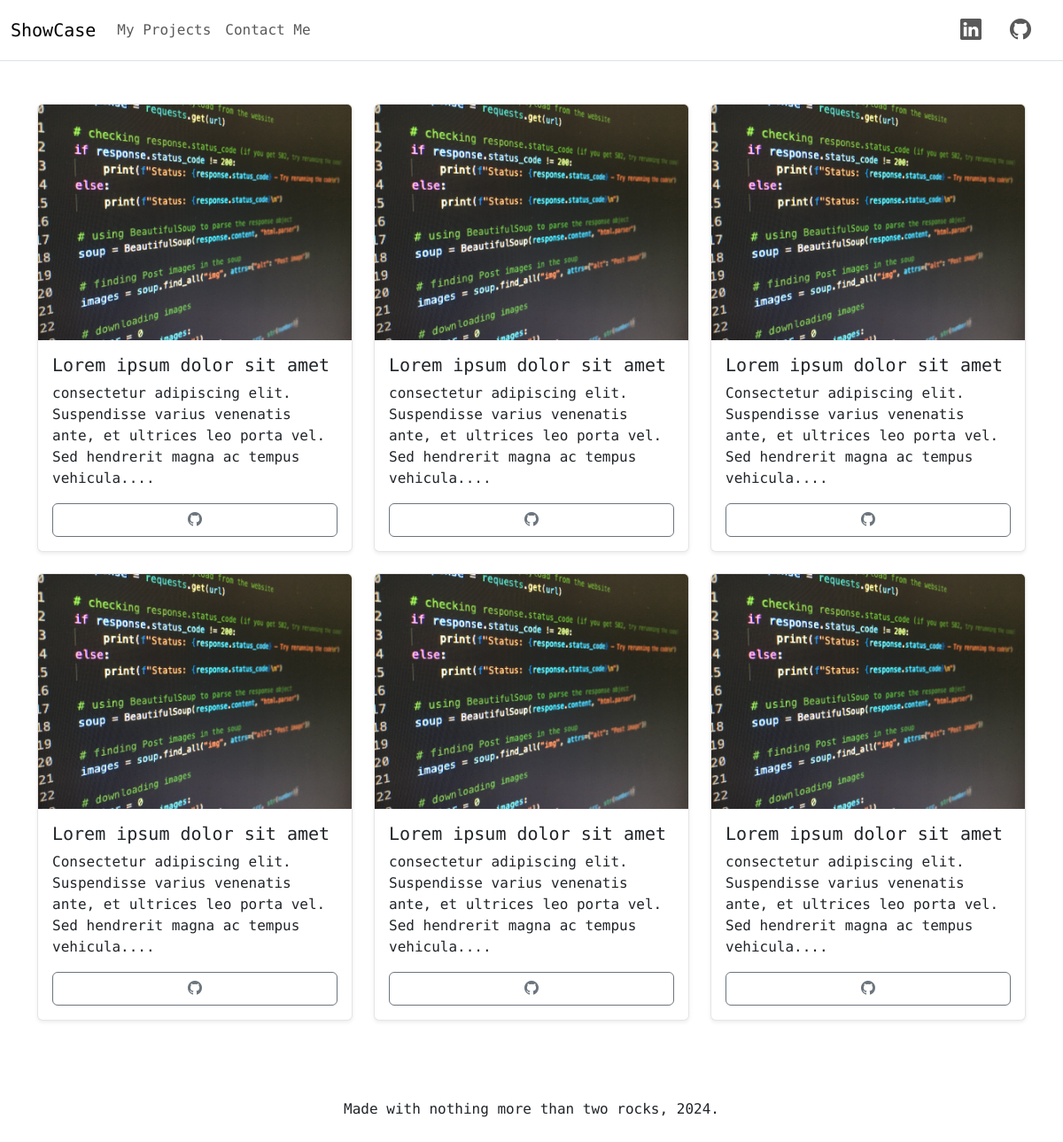
The page /projects/ on the database as committed earlier.
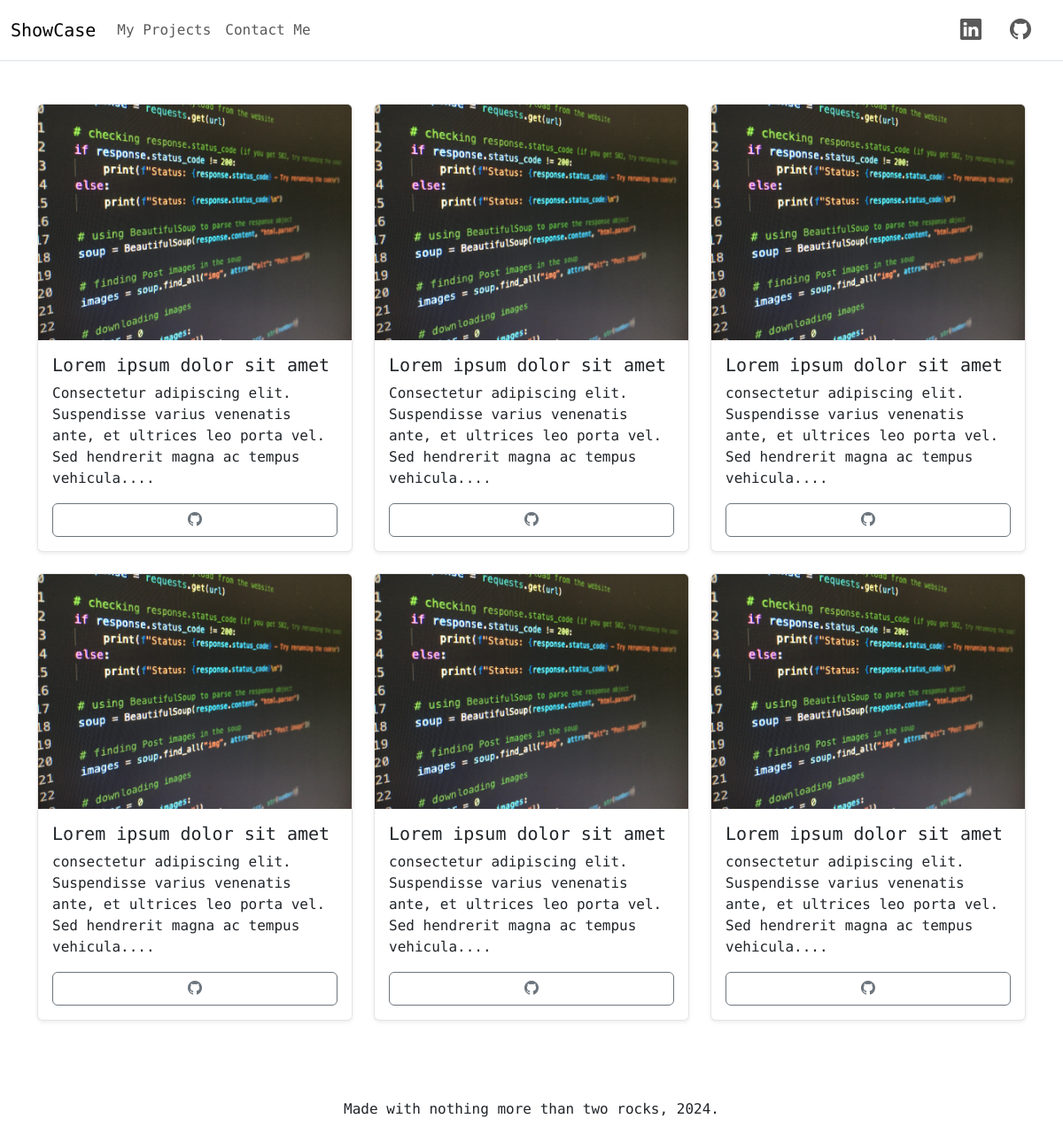
The same page on the database as committed later.
### showcase/models.py (models this page shows, shortened)
class ProjectsData(models.Model):
    title = models.CharField(max_length=200)
    description = models.TextField()
    link = models.URLField(max_length=200)
    image = models.ImageField(upload_to="showcase\\static\\images\\")
    created_date = models.DateTimeField(auto_now_add=True)
    updated_date = models.DateTimeField(auto_now=True)
    def short_description(self):
        first_words = self.description.split()[:18]
        short_description = " ".join(first_words) + "..."
        return short_description
    def img_static_path(self):
        return self.image.url[16:]

### showcase/views.py (the view)
# urls.py: path("projects/", ProjectsListView.as_view(), name="projects"),
class ProjectsListView(ListView):
    queryset = ProjectsData.objects.order_by("-updated_date")
    template_name = "projects_list.html"

### showcase/templates/projects_list.html
{% extends 'base.html' %}
{% block content %}
{% load static %}
<div class="container my-5">
    {% for project in object_list %}
        {% with forloop.counter|add:"-1" as index %}
            {% if index|divisibleby:3 %}
                {% if not forloop.first %}
                    </div>
                {% endif %}
                <div class="row g-4">
            {% endif %}
            <div class="col-md-4 mb-4">
                <div class="card h-100 shadow-sm"style="background-color: rgba(255, 255, 255, 0.3); border: 1px solid rgba(0, 0, 0, 0.1);">
                    <a href="{% url 'project_detail' project.pk %}">
                        <img src="{% static project.img_static_path %}" class="card-img-top" alt="{{ project.title }}">
                    </a>
                    <div class="card-body">
                        <h5 class="card-title">{{ project.title }}</h5>
                        <p class="card-text">{{ project.short_description }}</p>
                        <a href="{{ project.link }}" class="btn btn-outline-secondary d-block mx-auto">
                            <i class="bi bi-github"></i>
                        </a>
                    </div>
                </div>
            </div>
            {% if forloop.last %}
                </div>
            {% endif %}
        {% endwith %}
    {% endfor %}
</div>
{% endblock content %}

Rows that differ between the two databases and show on the page:
changed ProjectsData (number 3 of 6 on the later page): moves down the list
changed ProjectsData (number 6 of 6 on the later page): moves down the list
